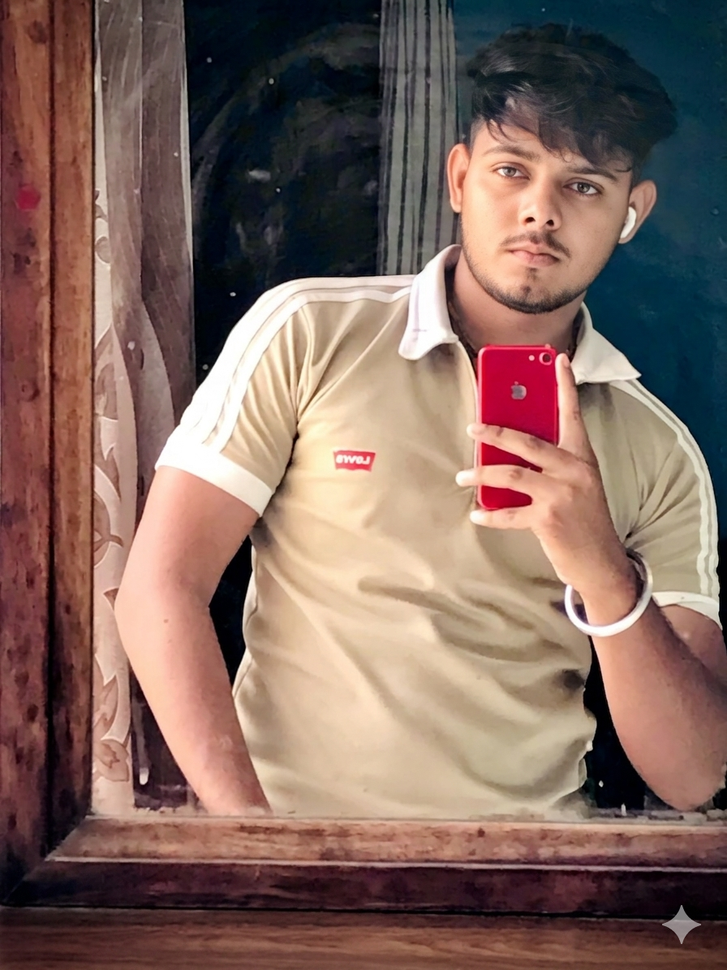
#> input picture cv_assignment/15_Frequency_HPF/input.png, 727 x 970 px, shrunk from 896 x 1195 before the run
$ python program.py
#> lines starting #> are read from the running program, lines starting #| are printed output that depends on the picture
import cv2
import numpy as np
gray = cv2.imread("input.png", cv2.IMREAD_GRAYSCALE)
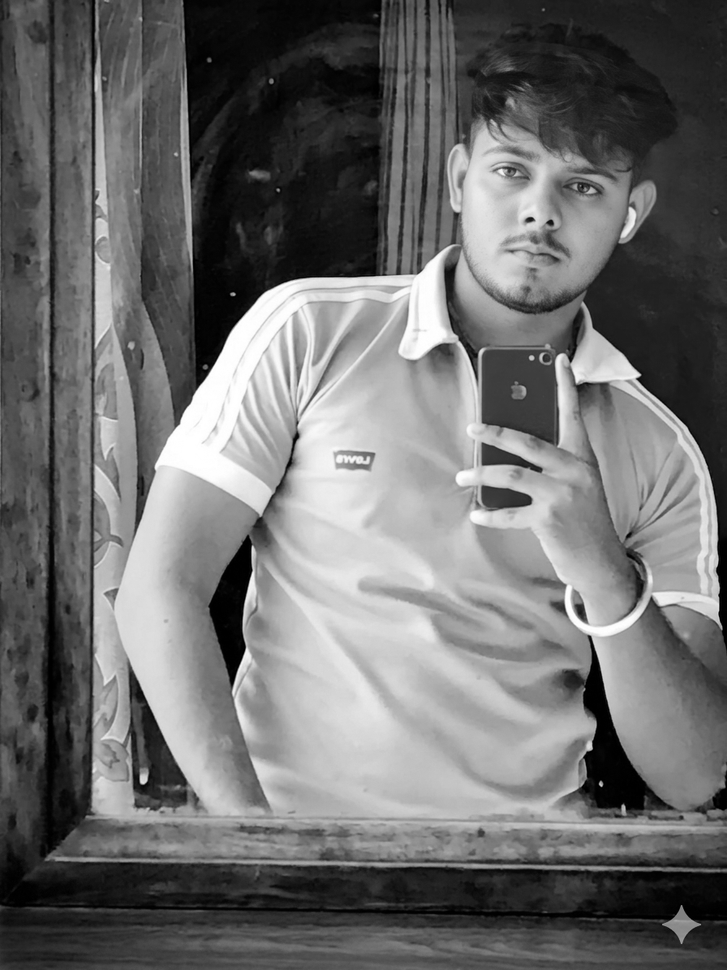
#> gray: shape (970, 727); min 0, max 255, mean 109.3

if gray is None:
    raise FileNotFoundError("input.png not found in the current folder.")

rows, cols = gray.shape
#> rows = 970; cols = 727
center_row, center_col = rows // 2, cols // 2
#> center_row = 485; center_col = 363
img_float32 = np.float32(gray)
dft = cv2.dft(img_float32, flags=cv2.DFT_COMPLEX_OUTPUT)
dft_shifted = np.fft.fftshift(dft)
radius = 30
mask = np.ones((rows, cols, 2), dtype=np.float32)
y, x = np.ogrid[:rows, :cols]
#> y = 970 values from 0 to 969
distance = (x - center_col) ** 2 + (y - center_row) ** 2
mask_area = distance <= radius ** 2
mask[mask_area] = 0
filtered_dft = dft_shifted * mask
filtered_dft_unshifted = np.fft.ifftshift(filtered_dft)
img_reconstructed = cv2.idft(filtered_dft_unshifted)
img_reconstructed = cv2.magnitude(img_reconstructed[:, :, 0],
                                   img_reconstructed[:, :, 1])
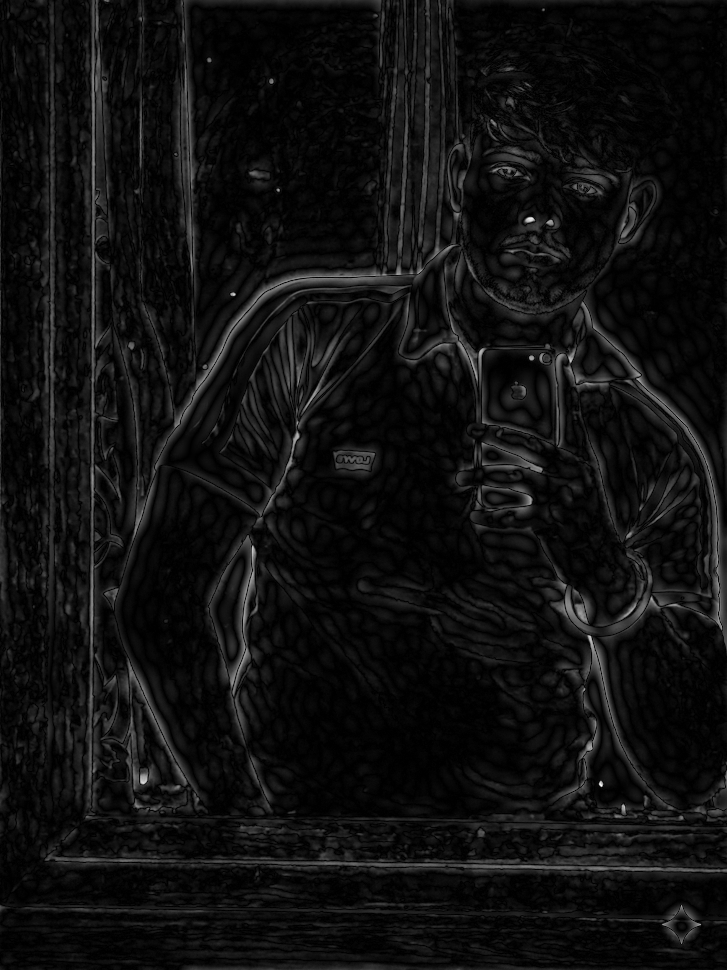
#> img_reconstructed: shape (970, 727) float32; min 11, max 136920480, mean 8819988; drawn with min black and max white

img_reconstructed = cv2.normalize(img_reconstructed, None, 0, 255,
                                   cv2.NORM_MINMAX)
img_reconstructed = img_reconstructed.astype(np.uint8)
cv2.imwrite("output.png", img_reconstructed)
print(f"Applied high-pass filter with radius {radius}")
print("Saved HPF reconstructed output to output.png")
